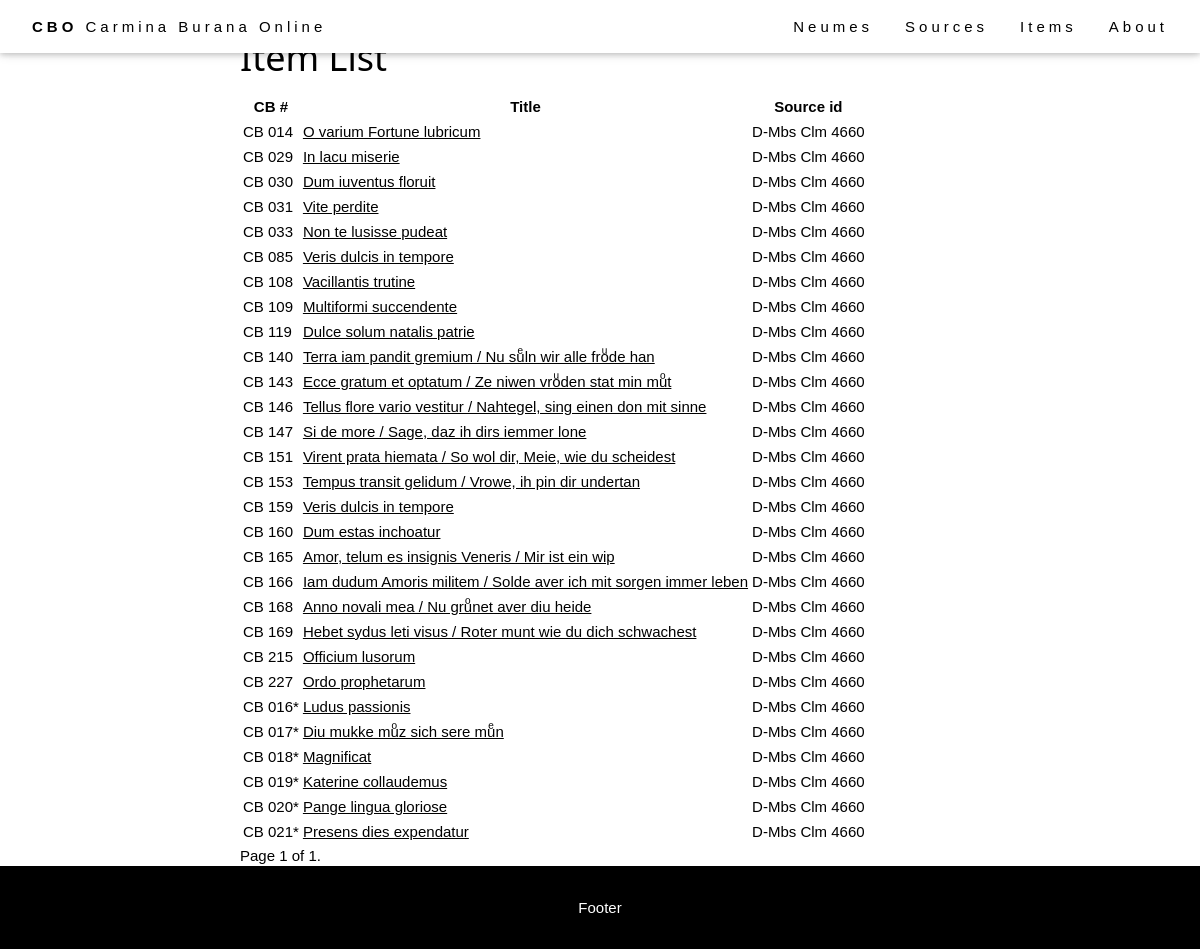
Before: /browse/items/ with the older database file.
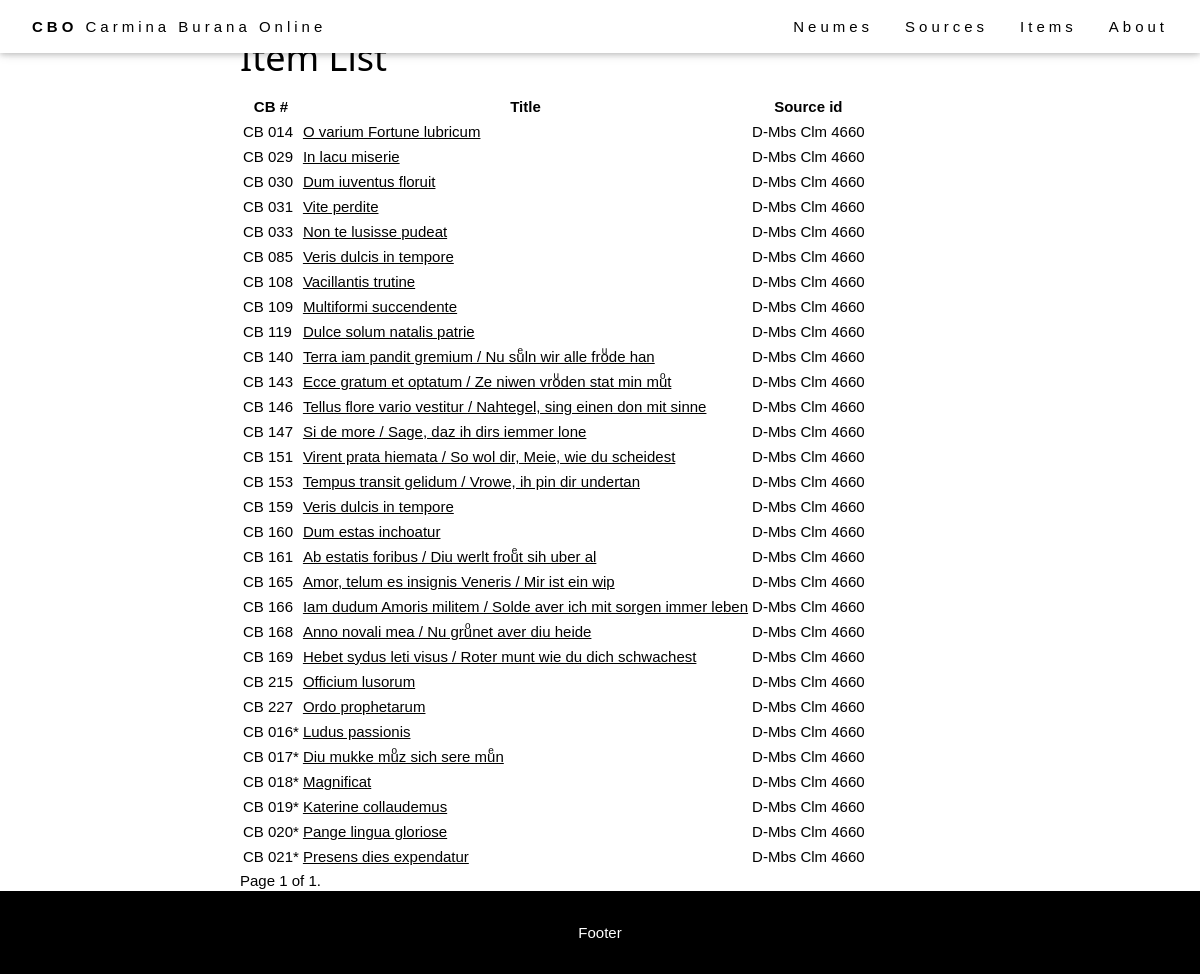
After: the same page with the newer database file.
### browse/models.py (models this page shows, shortened)
class Item(models.Model):
    abstract_item = models.ForeignKey(AbstractItem, on_delete=models.PROTECT, null=True)
    source = models.ForeignKey(Source, on_delete=models.RESTRICT, null=True)
    foliation_start = models.CharField(max_length=10, help_text="First folio occupied by the item in the source.")
    foliation_end = models.CharField(max_length=10, help_text="Last folio occupied by the item in the source.")
    title = models.CharField(max_length=256, help_text="Title of the item (incipit).")
    language = models.ManyToManyField(Language)
    tei_file = models.CharField(max_length=256, help_text="TEI Filename (without '.tei' extension).", null=True)
    IIIF_canvas = models.CharField(max_length=256, help_text="IIIF canvas index of the item.", blank=True)
    class Meta:
        ordering = [Length('abstract_item__cb_id'), 'abstract_item__cb_id']
    def get_absolute_url(self):
        return reverse('item-detail', args=[str(self.pk)])

class AbstractItem(models.Model):
    cb_id = models.CharField(max_length=10, help_text="Number of the item.")
    theme = models.ManyToManyField(Theme)
    genre = models.ForeignKey(Genre, on_delete=models.SET_NULL, null=True)
    text_type = models.ManyToManyField(TextType, through="TextTypeSpecification")
    class Meta:
        ordering = [Length('cb_id'), 'cb_id']

class Source(models.Model):
    bib_id = models.CharField(max_length=128, unique=True, help_text="The source identifier.")
    nick_name = models.CharField(max_length=128, help_text="The source name.", blank=True)
    country = models.CharField(max_length=256, help_text="The source location (country).")
    location = models.CharField(max_length=256, help_text="The source location (institution).")
    century = models.CharField(max_length=256, help_text="The source century.", blank=True)
    notation = models.CharField(max_length=256, help_text="The source notation type (for musical notation only).", blank=True)
    url = models.CharField(max_length=512, help_text="External url to access the source images.", blank=True)
    concordances = models.TextField(help_text="Concordances with the Codex Buranus.", blank=True)
    notes = models.TextField(help_text="Additional notes on the source.", blank=True)
    IIIF_manifest = models.CharField(max_length=512, help_text="URL of the IIIF manifest.", blank=True)
    class Meta:
        ordering = ['country', 'location', 'bib_id']

### browse/views.py (the view)
# urls.py: path('items/', views.ItemListView.as_view(), name='items'),
class ItemListView(generic.ListView):
    model = Item
    context_object_name = 'item_list'
    template_name = 'item_list.html'
    paginate_by = 30

### templates/item_list.html (shortened to what this page needs)
{% extends "base_generic.html" %}
{% block content %}
<div class="flex-column" style="flex: 20%">
</div>
<div style="flex: 80%">
  <h1>Item List</h1>
  <table>
    <tr>
      <th>CB #</th>
      <th>Title</th>
      <th>Source id</th>
    </tr>
    {% for item in item_list %}
    <tr>
      <td>CB {{ item.abstract_item.cb_id }}</td>
      <td><a href="{{ item.get_absolute_url }}">{{ item.title }}</a></td>
      <td>{{ item.source.bib_id }}</td>
    </tr>
    {% endfor %}
  </table>
  <div class="pagination">
    <span class="step-links">
      <span class="current">
        Page {{ page_obj.number }} of {{ page_obj.paginator.num_pages }}.
      </span>
    </span>
  </div>
</div>
{% endblock %}

### templates/base_generic.html (shortened to what this page needs)
<!DOCTYPE html>
<html lang="en">
<head>
  {% block head %}
  {% load static %}
  <link rel="stylesheet" href="{% static 'css/style.css' %}"/>
  <link rel="stylesheet" href="{% static 'css/layout-generic.css' %}"/>
  {% endblock %}
</head>
<body>
<div class="page-container">
  {% block navbar %}
  <div class="cbo-top" style="z-index: 1200;">
    <div class="cbo-bar cbo-white cbo-wide cbo-padding cbo-card">
      <a href="{% url 'index' %}" class="cbo-bar-item cbo-button"><b>CBO</b> Carmina Burana Online</a>
      <div class="cbo-right cbo-hide-small">
        <a href="{% url 'neumes' %}" class="cbo-bar-item cbo-button">Neumes</a>
        <a href="{% url 'sources' %}" class="cbo-bar-item cbo-button">Sources</a>
        <a href="{% url 'items' %}" class="cbo-bar-item cbo-button">Items</a>
        <a href="{% url 'about_index' %}" class="cbo-bar-item cbo-button">About</a>
      </div>
    </div>
  </div>
  {% endblock %}
  {% block header %}
  <header class="cbo-display-container cbo-content cbo-wide" style="max-width:1500px;" id="home">
    {% load static %}
  </header>
  {% endblock %}
  <main style="display: flex; flex: 1;">
    {% block content %}
    {% endblock %}
  </main>
  {% block footer %}
  <footer class="cbo-center cbo-black cbo-padding-16">
    <p>Footer</p>
  </footer>
  {% endblock %}
</div>
</body>
</html>

### staticfiles/css/style.css (style rules this page uses)
html { -ms-text-size-adjust:100%;-webkit-text-size-adjust:100% }
body { margin:0 }
article,aside,details,figcaption,figure,footer,header,main,menu,nav,section { display:block }
a { background-color:transparent }
b,strong { font-weight:bolder }
html,body { font-family:Verdana,sans-serif;font-size:15px;line-height:1.4 }
html { overflow-x:hidden }
h1 { font-size:36px }
h1,h2,h3,h4,h5,h6 { font-family:"Segoe UI",Arial,sans-serif;font-weight:400;margin:10px 0 }
.cbo-wide { letter-spacing:4px }
a { color:inherit }
.cbo-btn,.cbo-button { border:none;display:inline-block;padding:8px 16px;vertical-align:middle;overflow:hidden;text-decoration:none;color:inherit;background-color:inherit;text-align:center;cursor:pointer;white-space:nowrap }
.cbo-btn,.cbo-button { -webkit-touch-callout:none;-webkit-user-select:none;-khtml-user-select:none;-moz-user-select:none;-ms-user-select:none;user-select:none }
.cbo-tooltip,.cbo-display-container { position:relative }
.cbo-bar { width:100%;overflow:hidden }
.cbo-bar .cbo-bar-item { padding:8px 16px;float:left;width:auto;border:none;display:block;outline:0 }
.cbo-bar .cbo-button { white-space:normal }
.cbo-container:after,.cbo-container:before,.cbo-panel:after,.cbo-panel:before,.cbo-row:after,.cbo-row:before,.cbo-row-padding:after,.cbo-row-padding:before, .cbo-cell-row:before,.cbo-cell-row:after,.cbo-clear:after,.cbo-clear:before,.cbo-bar:before,.cbo-bar:after { content:"";display:table;clear:both }
.cbo-content,.cbo-auto { margin-left:auto;margin-right:auto }
.cbo-content { max-width:980px }
.cbo-top,.cbo-bottom { position:fixed;width:100%;z-index:1 }
.cbo-top { top:0 }
.cbo-card,.cbo-card-2 { box-shadow:0 2px 5px 0 rgba(0,0,0,0.16),0 2px 10px 0 rgba(0,0,0,0.12) }
.cbo-center { text-align:center!important }
.cbo-padding { padding:8px 16px!important }
.cbo-padding-16 { padding-top:16px!important;padding-bottom:16px!important }
.cbo-right { float:right!important }
.cbo-white,.cbo-hover-white:hover { color:#000!important;background-color:#fff!important }
.cbo-black,.cbo-hover-black:hover { color:#fff!important;background-color:#000!important }

### staticfiles/css/layout-generic.css (style rules this page uses)
.page-container { display: flex; flex-direction: column; min-height: 100vh; }
.flex-column { display: flex; flex-direction: column; }
.cbo-button { transition: 0.3s; }
.cbo-bar { box-sizing: border-box; }

Changed rows visible on the page:
added Item: abstract_item.cb_id "161", title "Ab estatis foribus / Diu werlt frouͤt sih uber al", source.bib_id "D-Mbs Clm 4660"
